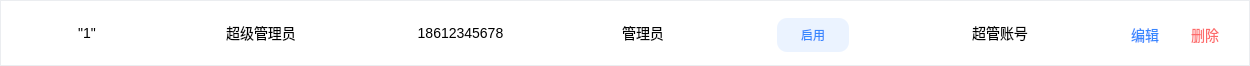
<?xml version="1.0" encoding="UTF-8"?>
<ui version="4.0">
 <class>RoleTableItem</class>
 <widget class="QWidget" name="RoleTableItem">
  <property name="geometry">
   <rect>
    <x>0</x>
    <y>0</y>
    <width>1250</width>
    <height>66</height>
   </rect>
  </property>
  <property name="minimumSize">
   <size>
    <width>0</width>
    <height>66</height>
   </size>
  </property>
  <property name="maximumSize">
   <size>
    <width>16777215</width>
    <height>66</height>
   </size>
  </property>
  <property name="windowTitle">
   <string>Form</string>
  </property>
  <layout class="QHBoxLayout" name="horizontalLayout">
   <property name="spacing">
    <number>0</number>
   </property>
   <property name="leftMargin">
    <number>0</number>
   </property>
   <property name="topMargin">
    <number>0</number>
   </property>
   <property name="rightMargin">
    <number>0</number>
   </property>
   <property name="bottomMargin">
    <number>0</number>
   </property>
   <item>
    <widget class="QFrame" name="roleTableItemBg">
     <property name="styleSheet">
      <string notr="true">#roleTableItemBg { background-color: #FFFFFF; border: 1px solid #EBEDF0; color: #222222; }

*{ font-family : 微软雅⿊; font-size : 14px; line-height : 19px; }</string>
     </property>
     <property name="frameShape">
      <enum>QFrame::Shape::StyledPanel</enum>
     </property>
     <property name="frameShadow">
      <enum>QFrame::Shadow::Raised</enum>
     </property>
     <widget class="QLabel" name="roleLabel">
      <property name="geometry">
       <rect>
        <x>174</x>
        <y>0</y>
        <width>174</width>
        <height>66</height>
       </rect>
      </property>
      <property name="text">
       <string>超级管理员</string>
      </property>
      <property name="alignment">
       <set>Qt::AlignmentFlag::AlignCenter</set>
      </property>
     </widget>
     <widget class="QLabel" name="emailLabel">
      <property name="geometry">
       <rect>
        <x>348</x>
        <y>0</y>
        <width>225</width>
        <height>66</height>
       </rect>
      </property>
      <property name="text">
       <string>18612345678</string>
      </property>
      <property name="alignment">
       <set>Qt::AlignmentFlag::AlignCenter</set>
      </property>
     </widget>
     <widget class="QLabel" name="nameLabel">
      <property name="geometry">
       <rect>
        <x>568</x>
        <y>0</y>
        <width>150</width>
        <height>66</height>
       </rect>
      </property>
      <property name="text">
       <string>管理员</string>
      </property>
      <property name="alignment">
       <set>Qt::AlignmentFlag::AlignCenter</set>
      </property>
     </widget>
     <widget class="QPushButton" name="statusButton">
      <property name="geometry">
       <rect>
        <x>777</x>
        <y>18</y>
        <width>72</width>
        <height>34</height>
       </rect>
      </property>
      <property name="styleSheet">
       <string notr="true">#statusButton {color: #3686FF; background-color: #EBF3FF; border: none; border-radius: 10px; font-size: 12px; line-height: 16px; }</string>
      </property>
      <property name="text">
       <string>启⽤</string>
      </property>
     </widget>
     <widget class="QLabel" name="commentLabel">
      <property name="geometry">
       <rect>
        <x>906</x>
        <y>0</y>
        <width>188</width>
        <height>66</height>
       </rect>
      </property>
      <property name="text">
       <string>超管账号</string>
      </property>
      <property name="alignment">
       <set>Qt::AlignmentFlag::AlignCenter</set>
      </property>
     </widget>
     <widget class="QPushButton" name="editBtn">
      <property name="geometry">
       <rect>
        <x>1130</x>
        <y>25</y>
        <width>30</width>
        <height>19</height>
       </rect>
      </property>
      <property name="styleSheet">
       <string notr="true">#editBtn { background-color: transparent; border: none; color: #3686FF; }</string>
      </property>
      <property name="text">
       <string>编辑</string>
      </property>
     </widget>
     <widget class="QPushButton" name="delBtn">
      <property name="geometry">
       <rect>
        <x>1190</x>
        <y>25</y>
        <width>30</width>
        <height>19</height>
       </rect>
      </property>
      <property name="styleSheet">
       <string notr="true">#delBtn { background-color: transparent; border: none; color: #FD6A6A; }</string>
      </property>
      <property name="text">
       <string>删除</string>
      </property>
     </widget>
     <widget class="QLabel" name="idLabel">
      <property name="geometry">
       <rect>
        <x>0</x>
        <y>0</y>
        <width>174</width>
        <height>66</height>
       </rect>
      </property>
      <property name="text">
       <string>&quot;1&quot;</string>
      </property>
      <property name="alignment">
       <set>Qt::AlignmentFlag::AlignCenter</set>
      </property>
     </widget>
    </widget>
   </item>
  </layout>
 </widget>
 <resources/>
 <connections/>
</ui>
